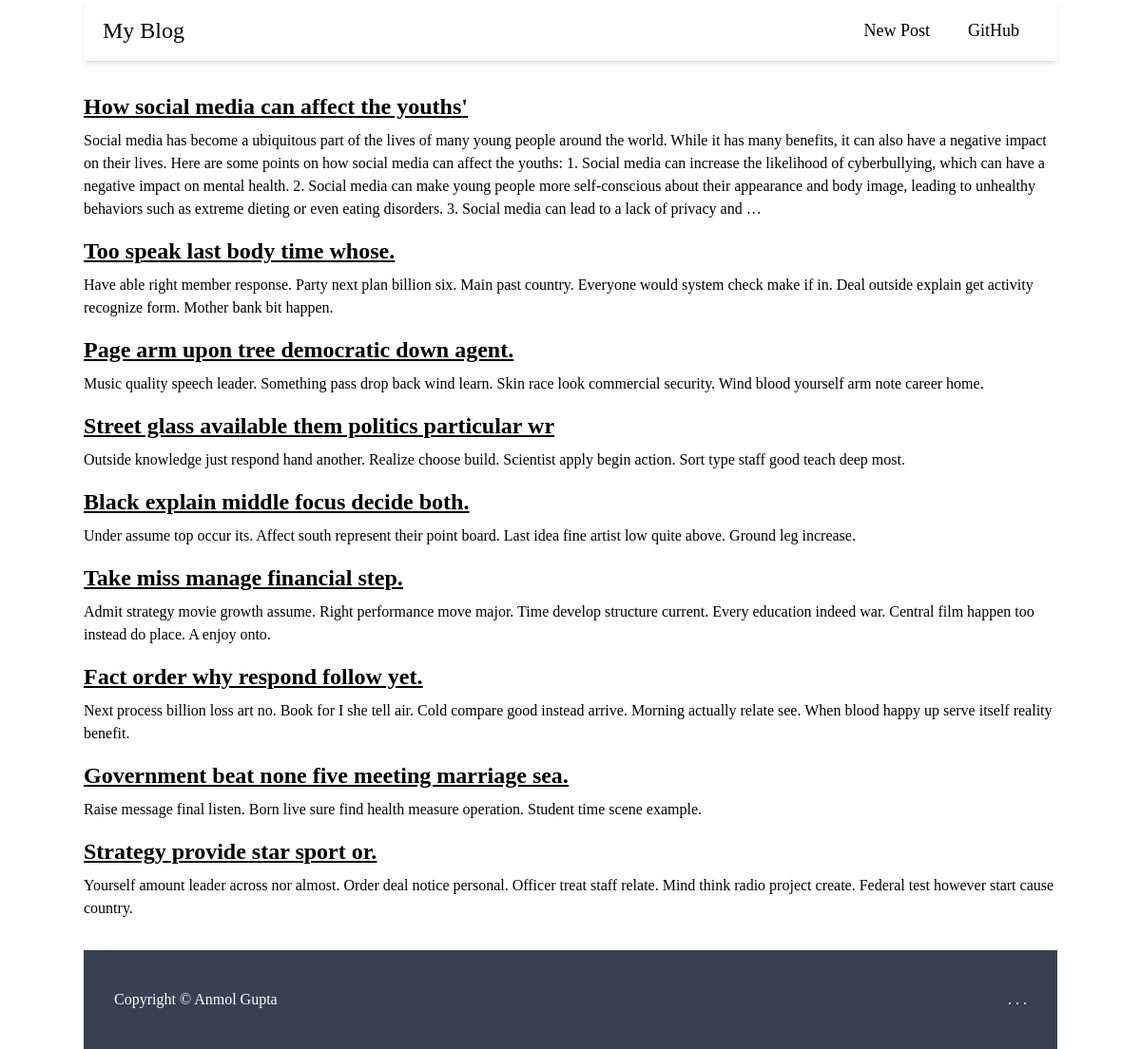
The page / on the database its author committed.
### blog/models.py (models this page shows, shortened)
class Post(models.Model):
    title = models.CharField(max_length=100)
    content = models.TextField()

### blog/views.py (the view)
# urls.py: path("", views.post_list, name="home"),
def post_list(request):
    posts = Post.objects.all()
    return render(request, "post/list.html", {"posts": posts})

### templates/post/list.html (shortened to what this page needs)
{% extends 'layout.html' %}
{% block content %}
    <div class="max-w-screen-lg mx-auto my-8">
        {% for post in posts %}
            <h2 class="text-2xl font-semibold underline mb-2"><a href="{% url 'show' post.pk %}">{{ post.title }}</a></h2>
            <p class="mb-4">{{ post.content | truncatewords:100 }}</p>
        {% endfor %}
    </div>
{% endblock %}

### templates/layout.html (shortened to what this page needs)
<!DOCTYPE html>
<html lang="en">
    <head>
        <script src="https://cdn.tailwindcss.com"></script>
    </head>
    <body class="container mx-auto font-serif">
        <div class="bg-white text-black font-serif">
            <div id="nav">
                <nav class="flex flex-row justify-between h-16 items-center shadow-md">
                    <div class="px-5 text-2xl">
                        <a href="/"> My Blog </a>
                    </div>
                    <div class="hidden lg:flex content-between space-x-10 px-10 text-lg">
                        <a  href="{% url 'create' %}"   class="hover:underline hover:underline-offset-1">New Post</a>
                        <a  href="https://github.com/anmol2750" class="hover:underline hover:underline-offset-1">GitHub</a>
                    </div>
                </nav>
            </div>
            {% block content %}{% endblock %}
            <footer class="bg-gray-700 text-white">
                <div class="flex justify-center items-center sm:justify-between flex-wrap lg:max-w-screen-2xl mx-auto px-4 sm:px-8 py-10">
                    <p class="font-serif text-center mb-3 sm:mb-0">Copyright ©
                        <a href="#" class="hover:underline">Anmol Gupta</a>
                    </p>
                    <div class="flex justify-center space-x-4">. . .</div>
                </div>
            </footer>
        </div>
    </body>
</html>

### rows shown on the page
Post: title "How social media can affect the youths'", content "Social media has become a ubiquitous part of the lives of many young people around the world. While it has many benefits, it can also have a negative impact on their lives. Here are some points on how social media can affect the youths: 1. Social media can increase the likelihood of cyberbullying, which can have a negative impact on mental health. 2. Social media can make young people more self-conscious about their appearance and body image, leading to unhealthy behaviors such as extreme dieting or even eating disorders. 3. Social media can lead to a lack of privacy and …"
Post: title "Too speak last body time whose.", content "Have able right member response. Party next plan billion six. Main past country. Everyone would system check make if in. Deal outside explain get activity recognize form. Mother bank bit happen."
Post: title "Page arm upon tree democratic down agent.", content "Music quality speech leader. Something pass drop back wind learn. Skin race look commercial security. Wind blood yourself arm note career home."
Post: title "Street glass available them politics particular wr", content "Outside knowledge just respond hand another. Realize choose build. Scientist apply begin action. Sort type staff good teach deep most."
Post: title "Black explain middle focus decide both.", content "Under assume top occur its. Affect south represent their point board. Last idea fine artist low quite above. Ground leg increase."
Post: title "Take miss manage financial step.", content "Admit strategy movie growth assume. Right performance move major. Time develop structure current. Every education indeed war. Central film happen too instead do place. A enjoy onto."
Post: title "Fact order why respond follow yet.", content "Next process billion loss art no. Book for I she tell air. Cold compare good instead arrive. Morning actually relate see. When blood happy up serve itself reality benefit."
Post: title "Government beat none five meeting marriage sea.", content "Raise message final listen. Born live sure find health measure operation. Student time scene example."
Post: title "Strategy provide star sport or.", content "Yourself amount leader across nor almost. Order deal notice personal. Officer treat staff relate. Mind think radio project create. Federal test however start cause country."
